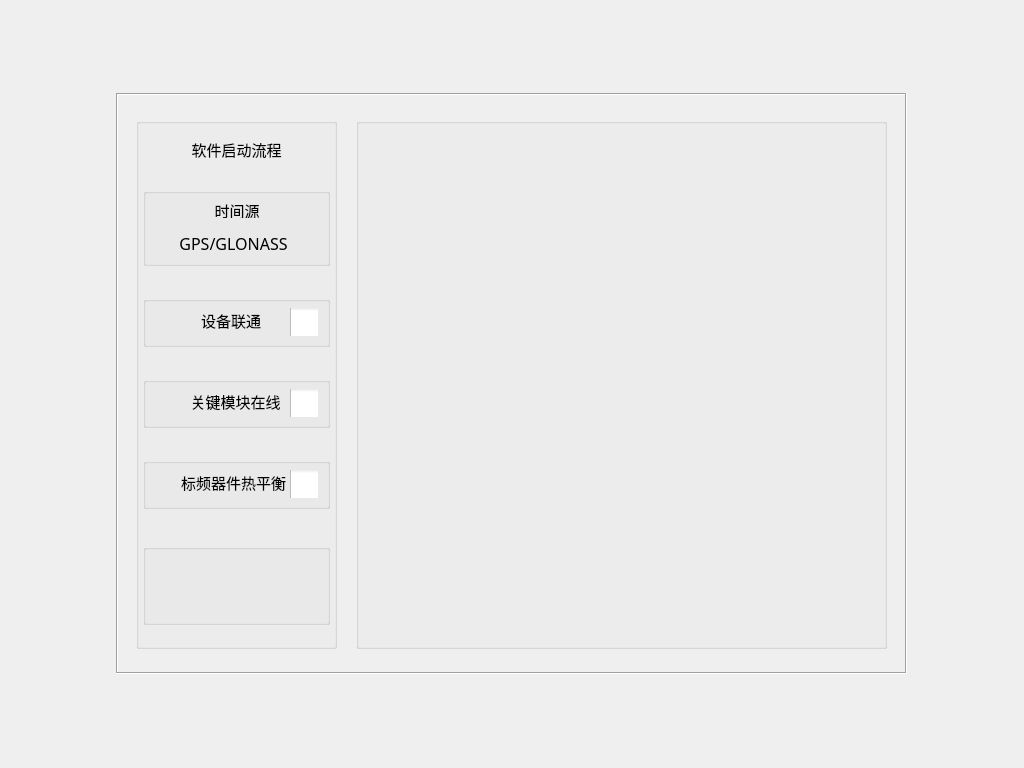
<?xml version="1.0" encoding="UTF-8"?>
<ui version="4.0">
 <class>FormStartUp</class>
 <widget class="QWidget" name="FormStartUp">
  <property name="geometry">
   <rect>
    <x>0</x>
    <y>0</y>
    <width>1024</width>
    <height>768</height>
   </rect>
  </property>
  <property name="windowTitle">
   <string>Form</string>
  </property>
  <property name="styleSheet">
   <string notr="true"/>
  </property>
  <widget class="QFrame" name="frame">
   <property name="geometry">
    <rect>
     <x>116</x>
     <y>93</y>
     <width>791</width>
     <height>581</height>
    </rect>
   </property>
   <property name="styleSheet">
    <string notr="true"/>
   </property>
   <property name="frameShape">
    <enum>QFrame::Box</enum>
   </property>
   <property name="frameShadow">
    <enum>QFrame::Sunken</enum>
   </property>
   <property name="lineWidth">
    <number>1</number>
   </property>
   <widget class="QGroupBox" name="groupBox">
    <property name="geometry">
     <rect>
      <x>20</x>
      <y>25</y>
      <width>201</width>
      <height>531</height>
     </rect>
    </property>
    <property name="title">
     <string/>
    </property>
    <widget class="QGroupBox" name="groupBox_timeSource">
     <property name="geometry">
      <rect>
       <x>7</x>
       <y>70</y>
       <width>187</width>
       <height>78</height>
      </rect>
     </property>
     <property name="title">
      <string/>
     </property>
     <widget class="QLabel" name="label">
      <property name="geometry">
       <rect>
        <x>8</x>
        <y>5</y>
        <width>28</width>
        <height>28</height>
       </rect>
      </property>
      <property name="styleSheet">
       <string notr="true">image: url(:/image/timeIcon1.png);</string>
      </property>
      <property name="text">
       <string/>
      </property>
     </widget>
     <widget class="QLabel" name="label_6">
      <property name="geometry">
       <rect>
        <x>67</x>
        <y>14</y>
        <width>54</width>
        <height>16</height>
       </rect>
      </property>
      <property name="font">
       <font>
        <family>微软雅黑</family>
        <pointsize>11</pointsize>
       </font>
      </property>
      <property name="text">
       <string>时间源</string>
      </property>
      <property name="alignment">
       <set>Qt::AlignCenter</set>
      </property>
     </widget>
     <widget class="QLabel" name="label_timeSource">
      <property name="geometry">
       <rect>
        <x>20</x>
        <y>45</y>
        <width>141</width>
        <height>21</height>
       </rect>
      </property>
      <property name="font">
       <font>
        <family>微软雅黑</family>
        <pointsize>12</pointsize>
       </font>
      </property>
      <property name="text">
       <string>GPS/GLONASS</string>
      </property>
      <property name="alignment">
       <set>Qt::AlignCenter</set>
      </property>
     </widget>
    </widget>
    <widget class="QGroupBox" name="groupBox_connect">
     <property name="geometry">
      <rect>
       <x>7</x>
       <y>178</y>
       <width>187</width>
       <height>51</height>
      </rect>
     </property>
     <property name="title">
      <string/>
     </property>
     <widget class="QLabel" name="label_3">
      <property name="geometry">
       <rect>
        <x>8</x>
        <y>12</y>
        <width>27</width>
        <height>27</height>
       </rect>
      </property>
      <property name="styleSheet">
       <string notr="true">image: url(:/image/connect_connectivity.png);</string>
      </property>
      <property name="text">
       <string/>
      </property>
     </widget>
     <widget class="QLabel" name="label_8">
      <property name="geometry">
       <rect>
        <x>50</x>
        <y>14</y>
        <width>76</width>
        <height>20</height>
       </rect>
      </property>
      <property name="font">
       <font>
        <family>微软雅黑</family>
        <pointsize>11</pointsize>
       </font>
      </property>
      <property name="text">
       <string>设备联通</string>
      </property>
      <property name="alignment">
       <set>Qt::AlignCenter</set>
      </property>
     </widget>
     <widget class="QCheckBox" name="checkBox_connect">
      <property name="geometry">
       <rect>
        <x>147</x>
        <y>12</y>
        <width>28</width>
        <height>28</height>
       </rect>
      </property>
      <property name="styleSheet">
       <string notr="true">QCheckBox::indicator{width:32px;height:32;}
QCheckBox::indicator:unchecked{image:url(:/image/checkbox_unchecked.png);}
QCheckBox::indicator:checked{image:url(:/image/checkbox_checked.png);}</string>
      </property>
      <property name="text">
       <string/>
      </property>
     </widget>
    </widget>
    <widget class="QGroupBox" name="groupBox_keyModule">
     <property name="geometry">
      <rect>
       <x>7</x>
       <y>259</y>
       <width>187</width>
       <height>51</height>
      </rect>
     </property>
     <property name="title">
      <string/>
     </property>
     <widget class="QCheckBox" name="checkBox_module">
      <property name="geometry">
       <rect>
        <x>147</x>
        <y>12</y>
        <width>28</width>
        <height>28</height>
       </rect>
      </property>
      <property name="styleSheet">
       <string notr="true">QCheckBox::indicator{width:32px;height:32;}
QCheckBox::indicator:unchecked{image:url(:/image/checkbox_unchecked.png);}
QCheckBox::indicator:checked{image:url(:/image/checkbox_checked.png);}</string>
      </property>
      <property name="text">
       <string/>
      </property>
     </widget>
     <widget class="QLabel" name="label_4">
      <property name="geometry">
       <rect>
        <x>8</x>
        <y>12</y>
        <width>27</width>
        <height>27</height>
       </rect>
      </property>
      <property name="styleSheet">
       <string notr="true">image: url(:/image/Sound_Card_751px_1191380_easyicon.net.png);</string>
      </property>
      <property name="text">
       <string/>
      </property>
     </widget>
     <widget class="QLabel" name="label_9">
      <property name="geometry">
       <rect>
        <x>47</x>
        <y>14</y>
        <width>91</width>
        <height>20</height>
       </rect>
      </property>
      <property name="font">
       <font>
        <family>微软雅黑</family>
        <pointsize>11</pointsize>
       </font>
      </property>
      <property name="text">
       <string>关键模块在线</string>
      </property>
      <property name="alignment">
       <set>Qt::AlignCenter</set>
      </property>
     </widget>
    </widget>
    <widget class="QGroupBox" name="groupBox_heatBalance">
     <property name="geometry">
      <rect>
       <x>7</x>
       <y>340</y>
       <width>187</width>
       <height>51</height>
      </rect>
     </property>
     <property name="title">
      <string/>
     </property>
     <widget class="QLabel" name="label_5">
      <property name="geometry">
       <rect>
        <x>8</x>
        <y>12</y>
        <width>27</width>
        <height>27</height>
       </rect>
      </property>
      <property name="styleSheet">
       <string notr="true">image: url(:/image/card_tempera.png);</string>
      </property>
      <property name="text">
       <string/>
      </property>
     </widget>
     <widget class="QCheckBox" name="checkBox_module_2">
      <property name="geometry">
       <rect>
        <x>147</x>
        <y>12</y>
        <width>28</width>
        <height>28</height>
       </rect>
      </property>
      <property name="styleSheet">
       <string notr="true">QCheckBox::indicator{width:32px;height:32;}
QCheckBox::indicator:unchecked{image:url(:/image/checkbox_unchecked.png);}
QCheckBox::indicator:checked{image:url(:/image/checkbox_checked.png);}</string>
      </property>
      <property name="text">
       <string/>
      </property>
     </widget>
     <widget class="QLabel" name="label_10">
      <property name="geometry">
       <rect>
        <x>38</x>
        <y>14</y>
        <width>105</width>
        <height>20</height>
       </rect>
      </property>
      <property name="font">
       <font>
        <family>微软雅黑</family>
        <pointsize>11</pointsize>
       </font>
      </property>
      <property name="text">
       <string>标频器件热平衡</string>
      </property>
      <property name="alignment">
       <set>Qt::AlignCenter</set>
      </property>
     </widget>
    </widget>
    <widget class="QGroupBox" name="groupBox_tips">
     <property name="geometry">
      <rect>
       <x>7</x>
       <y>426</y>
       <width>187</width>
       <height>81</height>
      </rect>
     </property>
     <property name="title">
      <string/>
     </property>
    </widget>
    <widget class="QLabel" name="label_2">
     <property name="geometry">
      <rect>
       <x>40</x>
       <y>16</y>
       <width>121</width>
       <height>31</height>
      </rect>
     </property>
     <property name="font">
      <font>
       <family>微软雅黑</family>
       <pointsize>11</pointsize>
      </font>
     </property>
     <property name="text">
      <string>软件启动流程</string>
     </property>
     <property name="alignment">
      <set>Qt::AlignCenter</set>
     </property>
    </widget>
   </widget>
   <widget class="QGroupBox" name="groupBox_infoShow">
    <property name="geometry">
     <rect>
      <x>240</x>
      <y>25</y>
      <width>531</width>
      <height>531</height>
     </rect>
    </property>
    <property name="title">
     <string/>
    </property>
   </widget>
  </widget>
 </widget>
 <resources/>
 <connections/>
</ui>
